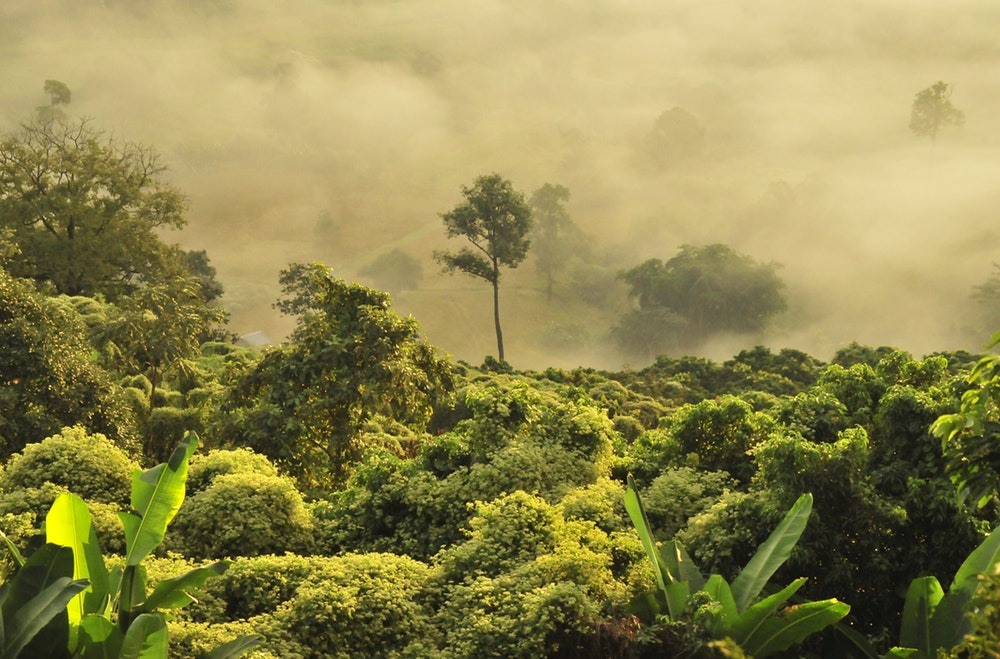
#> input picture AutomatingTheBoringStuffWithPythonContent/image_manip/outputfolder/for.jpg, 1000 x 659 px
$ python writeonimage.py
#> lines starting #> are read from the running program, lines starting #| are printed output that depends on the picture
import os
from PIL import Image,ImageDraw,ImageFont


output_location="D:\\Onedrive\\Work_12aug2018FromDesktopPC\\automate_the_boring_stuff_with_Python\\image_manip\\watermarked_images"
images_location='D:\\Onedrive\\Work_12aug2018FromDesktopPC\\automate_the_boring_stuff_with_Python\\image_manip\\outputfolder'

os.chdir(images_location)

im=Image.open('for.jpg')
#> im is the input picture: PIL image 1000x659 RGB; mean R, G, B 142.9, 135.1, 78.4
draw=ImageDraw.Draw(im)

fontsFolder='C:\\Windows\\Fonts'

arialFont=ImageFont.truetype(os.path.join(fontsFolder,'arial.ttf'),32)

draw.text((100,150),'This is a beautiful forest',fill='black',font=arialFont)

os.chdir(output_location)

im.save('tamperedForest.png')
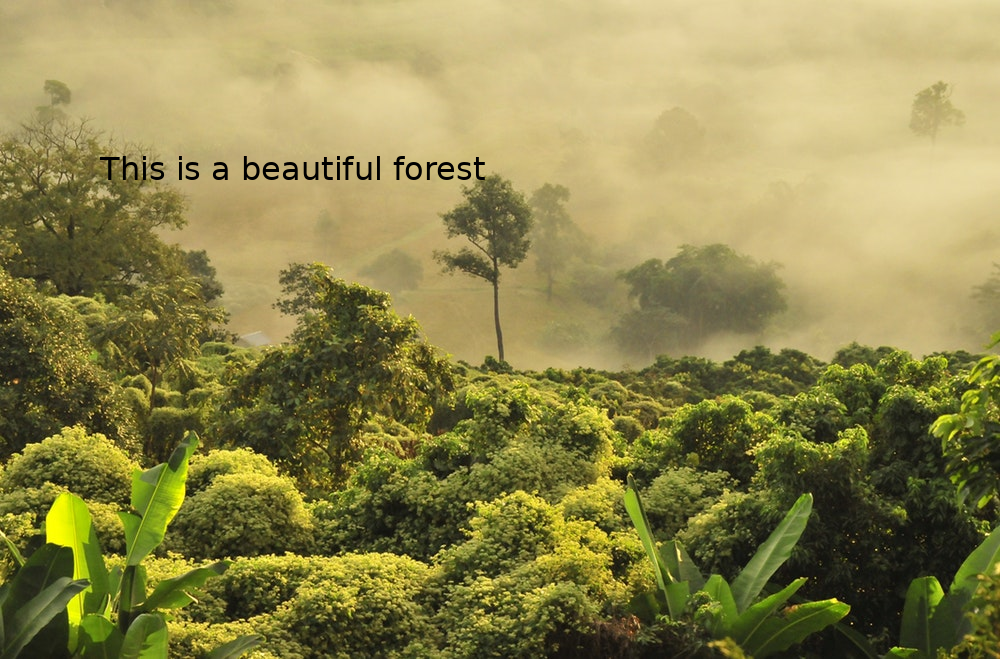
#> saved as tamperedForest.png: PIL image 1000x659 RGB; mean R, G, B 142.2, 134.5, 78

$ run again, with AutomatingTheBoringStuffWithPythonContent/image_manip/outputfolder/Road2.jpg copied over AutomatingTheBoringStuffWithPythonContent/image_manip/outputfolder/for.jpg
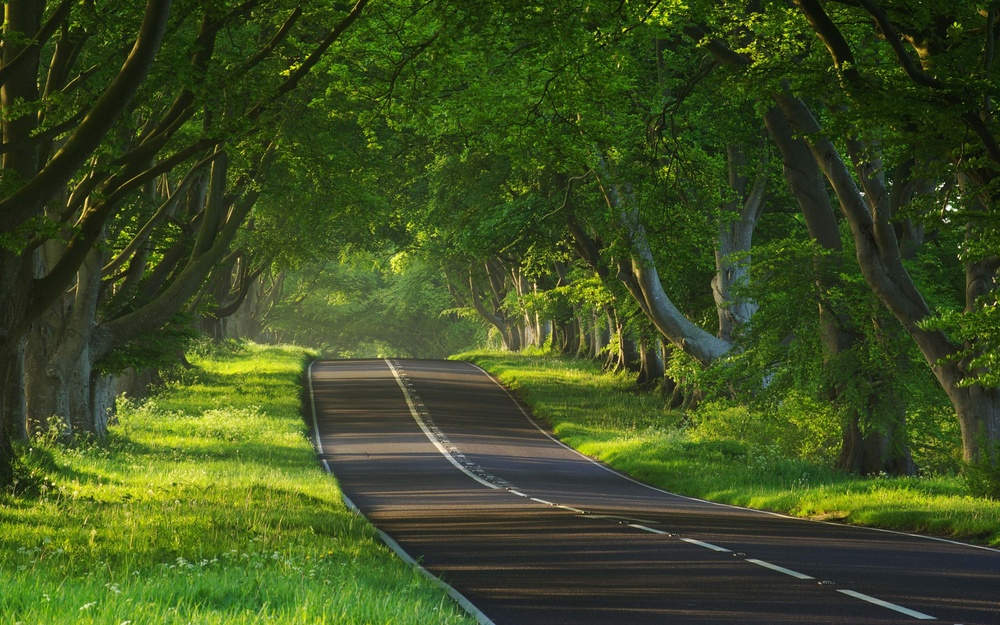
#> input picture AutomatingTheBoringStuffWithPythonContent/image_manip/outputfolder/Road2.jpg, 1000 x 625 px, shrunk from 2560 x 1600 before the run
#> im is the input picture: PIL image 1000x625 RGB; mean R, G, B 61.7, 78.3, 32.9
#> `im.save('tamperedForest.png')`:
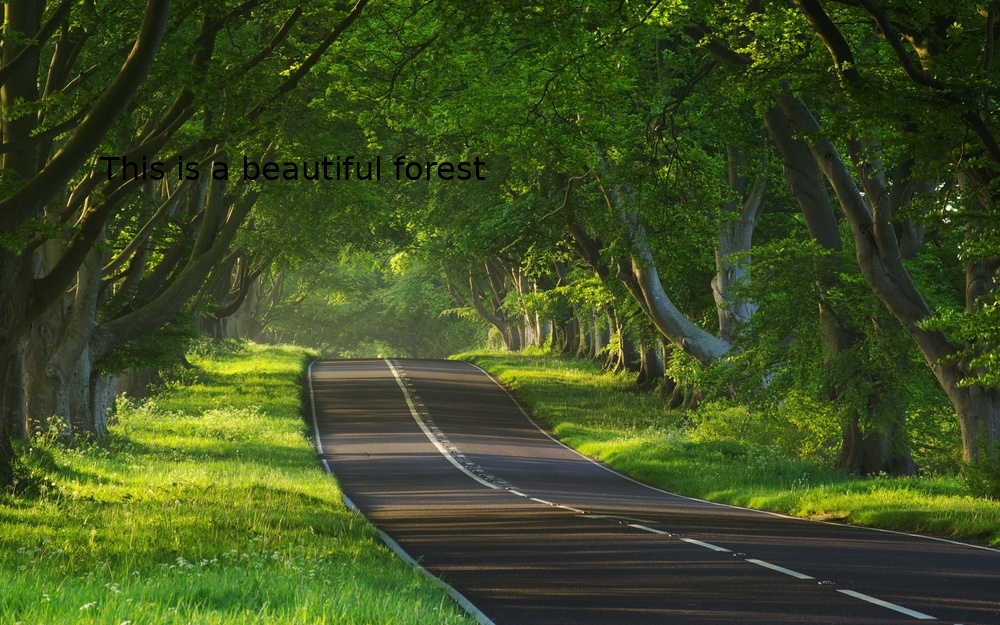
#> saved as tamperedForest.png: PIL image 1000x625 RGB; mean R, G, B 61.5, 78, 32.8

$ run again, with AutomatingTheBoringStuffWithPythonContent/image_manip/outputfolder/rh.jpg copied over AutomatingTheBoringStuffWithPythonContent/image_manip/outputfolder/for.jpg
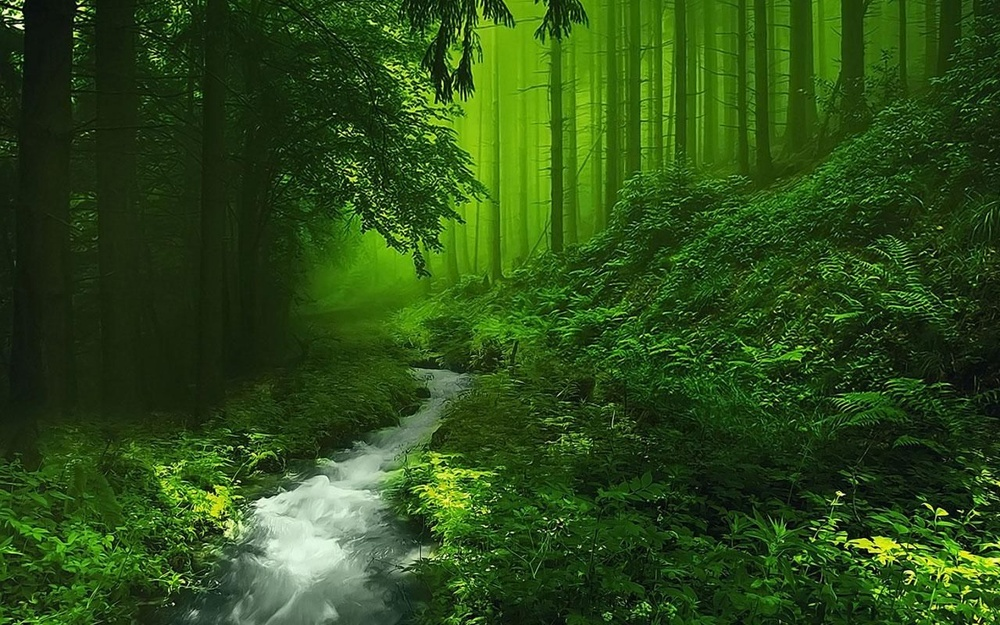
#> input picture AutomatingTheBoringStuffWithPythonContent/image_manip/outputfolder/rh.jpg, 1000 x 625 px, shrunk from 1280 x 800 before the run
#> im is the input picture: PIL image 1000x625 RGB; mean R, G, B 44.8, 76.4, 24.5
#> `im.save('tamperedForest.png')`:
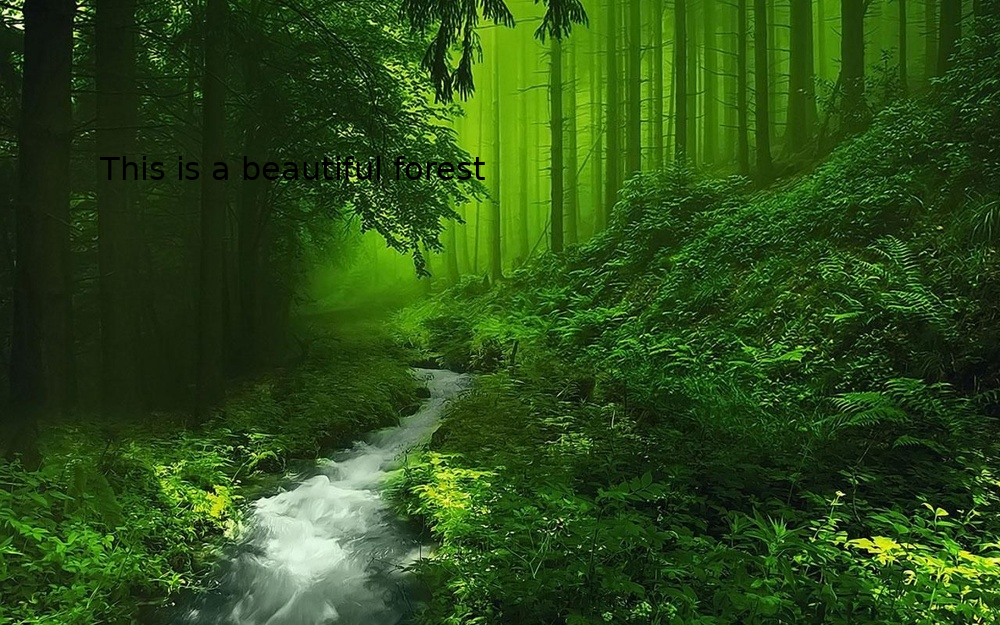
#> saved as tamperedForest.png: PIL image 1000x625 RGB; mean R, G, B 44.7, 76.1, 24.4
